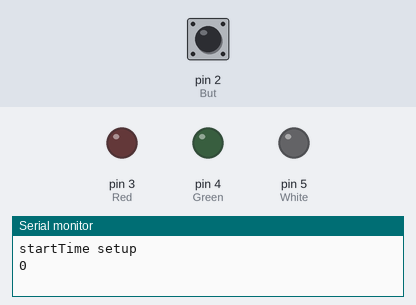
Simulated run of this sketch. Board: Arduino Uno, built with avr-gcc and run on an emulated ATmega328P. Shown: output pins drawn as LEDs (lit = HIGH), the last lines printed to the serial monitor. Dashed ring = blinking. The test bench sets the inputs (shaded band); at power-on: pin 2 (But) LOW.

Above: at 1.2 s.
1.3 s: pin 2 (But) pulled HIGH for 0.15 s
At 2.5 s:
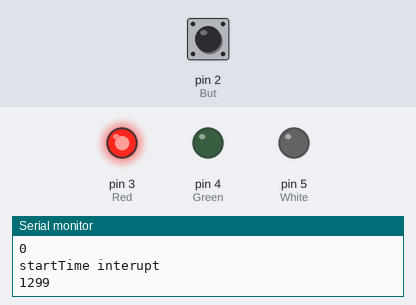
At 22.69 s:
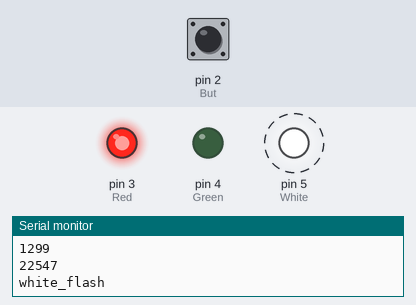
Timing chart, 0 to 24.3 s (numbered marks = the images above; inputs shaded):
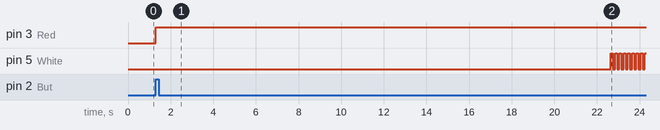

Measured:
- after the input at 1.3 s, pin 3 (Red): LOW → HIGH at once; pin 5 (White): alternates HIGH for 0.10 s and LOW for 0.10 s, starting after 21.3 s

The sketch:

YoussefMohammed_HermionePotions.ino
```cpp
#include "Timer.h"
const int But=2;          //button pin attach to interupt pin
const int Red = 3;         //red led pin
const int Green = 4;      //green led pin
const int White = 5;      //white led pin
const int potionTimeInMin=15;   //time of the potion
unsigned long startTime=0;      //time you press the button
volatile bool start = true;     //check if the button is already pushed

int8_t green_flash_id;           //id of the function that flashes the green led
int8_t white_flash_id;           //id of the function that flashes the white led
int8_t red_id;                   //id of the function that turns the red led on for 15 min
int8_t green_id;                 //id of the function that starts the flashing of the green led
int8_t white1_id;                //id of the function that starts the flashing of the white led every 5 min
int8_t white2_id;                //id of the function that starts the flashing of the white led every 8 min


const unsigned long heat = 15*60*1000;  //time the heat should be on
const unsigned long mix = 2*60*1000;    //peroid of mixing
const unsigned long add1 = 5*60*1000;   //peroid of adding first element
const unsigned long add2 = 8*60*1000;   //peroid of adding second element
Timer timer;

void green_flash(){ //flashes the green led for 5 seconds
green_flash_id=timer.oscillate(Green,100,LOW,5);
Serial.println(millis());
Serial.println("green_flash");
}
void white_flash(){ //flashes the white led for 5 seconds
white_flash_id = timer.oscillate(White,100,LOW,10);
Serial.println(millis());
Serial.println("white_flash");
}

void startPotion(){// interupt function starts at pressing the button
  if(start){
    startTime=millis();
    Serial.println("startTime interupt");
    Serial.println(startTime);
    detachInterrupt(But);
    start=false;
    red_id = timer.oscillate(Red,heat,HIGH);
    green_id = timer.every(mix,green_flash);
    white1_id = timer.every(add1,white_flash);
    white2_id = timer.every(add2,white_flash);
  }

}


void setup(void)
{
    Serial.begin(9600);
    Serial.println("startTime setup");
    Serial.println(startTime);
    pinMode(Red, OUTPUT);
    pinMode(White, OUTPUT);
    pinMode(Green, OUTPUT);
    pinMode(But,INPUT);//digitalWrite(But,LOW);
   attachInterrupt(digitalPinToInterrupt(But), startPotion, HIGH);
}

void loop(void)
{
    timer.update();
    if(millis()-startTime>potionTimeInMin*60*1000){//stoping all timers after potion time
    //could be handeled more decently by adding each timer to a list then stopping them with loop but tic toc
    timer.stop(green_flash_id);
    timer.stop(white_flash_id);
    timer.stop( red_id);
    timer.stop( green_id);
    timer.stop( white1_id);
    timer.stop( white2_id);
    }
}
```

Event.cpp
```cpp
// (licence header left out)
/*  * * * * * * * * * * * * * * * * * * * * * * * * * * *
 Code by Simon Monk
 http://www.simonmonk.org
* * * * * * * * * * * * * * * * * * * * * * * * * * * * */

// For Arduino 1.0 and earlier
#if defined(ARDUINO) && ARDUINO >= 100
#include "Arduino.h"
#else
#include "WProgram.h"
#endif

#include "Event.h"

Event::Event(void)
{
	eventType = EVENT_NONE;
}

void Event::update(void)
{
    unsigned long now = millis();
    update(now);
}

void Event::update(unsigned long now)
{
	if (now - lastEventTime >= period)
	{
		switch (eventType)
		{
			case EVENT_EVERY:
				(*callback)();
				break;

			case EVENT_OSCILLATE:
				pinState = ! pinState;
				digitalWrite(pin, pinState);
				break;
		}
		lastEventTime = now;
		count++;
	}
	if (repeatCount > -1 && count >= repeatCount)
	{
		eventType = EVENT_NONE;
	}
}
```

Event.h
```cpp
// (licence header left out)
/*  * * * * * * * * * * * * * * * * * * * * * * * * * * *
 Code by Simon Monk
 http://www.simonmonk.org
* * * * * * * * * * * * * * * * * * * * * * * * * * * * */

#ifndef Event_h
#define Event_h

#include <inttypes.h>

#define EVENT_NONE 0
#define EVENT_EVERY 1
#define EVENT_OSCILLATE 2

class Event
{

public:
  Event(void);
  void update(void);
  void update(unsigned long now);
  int8_t eventType;
  unsigned long period;
  int repeatCount;
  uint8_t pin;
  uint8_t pinState;
  void (*callback)(void);
  unsigned long lastEventTime;
  int count;
};

#endif
```

Timer.cpp
```cpp
// (licence header left out)
/*  * * * * * * * * * * * * * * * * * * * * * * * * * * *
 Code by Simon Monk
 http://www.simonmonk.org
* * * * * * * * * * * * * * * * * * * * * * * * * * * * */

// For Arduino 1.0 and earlier
#if defined(ARDUINO) && ARDUINO >= 100
#include "Arduino.h"
#else
#include "WProgram.h"
#endif

#include "Timer.h"

Timer::Timer(void)
{
}

int8_t Timer::every(unsigned long period, void (*callback)(), int repeatCount)
{
	int8_t i = findFreeEventIndex();
	if (i == -1) return -1;

	_events[i].eventType = EVENT_EVERY;
	_events[i].period = period;
	_events[i].repeatCount = repeatCount;
	_events[i].callback = callback;
	_events[i].lastEventTime = millis();
	_events[i].count = 0;
	return i;
}

int8_t Timer::every(unsigned long period, void (*callback)())
{
	return every(period, callback, -1); // - means forever
}

int8_t Timer::after(unsigned long period, void (*callback)())
{
	return every(period, callback, 1);
}

int8_t Timer::oscillate(uint8_t pin, unsigned long period, uint8_t startingValue, int repeatCount)
{
	int8_t i = findFreeEventIndex();
	if (i == NO_TIMER_AVAILABLE) return NO_TIMER_AVAILABLE;

	_events[i].eventType = EVENT_OSCILLATE;
	_events[i].pin = pin;
	_events[i].period = period;
	_events[i].pinState = startingValue;
	digitalWrite(pin, startingValue);
	_events[i].repeatCount = repeatCount * 2; // full cycles not transitions
	_events[i].lastEventTime = millis();
	_events[i].count = 0;
	return i;
}

int8_t Timer::oscillate(uint8_t pin, unsigned long period, uint8_t startingValue)
{
	return oscillate(pin, period, startingValue, -1); // forever
}

/**
 * This method will generate a pulse of !startingValue, occuring period after the
 * call of this method and lasting for period. The Pin will be left in !startingValue.
 */
int8_t Timer::pulse(uint8_t pin, unsigned long period, uint8_t startingValue)
{
	return oscillate(pin, period, startingValue, 1); // once
}

/**
 * This method will generate a pulse of startingValue, starting immediately and of
 * length period. The pin will be left in the !startingValue state
 */
int8_t Timer::pulseImmediate(uint8_t pin, unsigned long period, uint8_t pulseValue)
{
	int8_t id(oscillate(pin, period, pulseValue, 1));
	// now fix the repeat count
	if (id >= 0 && id < MAX_NUMBER_OF_EVENTS) {
		_events[id].repeatCount = 1;
	}
	return id;
}


void Timer::stop(int8_t id)
{
	if (id >= 0 && id < MAX_NUMBER_OF_EVENTS) {
		_events[id].eventType = EVENT_NONE;
	}
}

void Timer::update(void)
{
	unsigned long now = millis();
	update(now);
}

void Timer::update(unsigned long now)
{
	for (int8_t i = 0; i < MAX_NUMBER_OF_EVENTS; i++)
	{
		if (_events[i].eventType != EVENT_NONE)
		{
			_events[i].update(now);
		}
	}
}
int8_t Timer::findFreeEventIndex(void)
{
	for (int8_t i = 0; i < MAX_NUMBER_OF_EVENTS; i++)
	{
		if (_events[i].eventType == EVENT_NONE)
		{
			return i;
		}
	}
	return NO_TIMER_AVAILABLE;
}
```

Timer.h
```cpp
// (licence header left out)
/*  * * * * * * * * * * * * * * * * * * * * * * * * * * *
 Code by Simon Monk
 http://www.simonmonk.org
* * * * * * * * * * * * * * * * * * * * * * * * * * * * */

#ifndef Timer_h
#define Timer_h

#include <inttypes.h>
#include "Event.h"

#define MAX_NUMBER_OF_EVENTS (10)

#define TIMER_NOT_AN_EVENT (-2)
#define NO_TIMER_AVAILABLE (-1)

class Timer
{

public:
  Timer(void);

  int8_t every(unsigned long period, void (*callback)(void));
  int8_t every(unsigned long period, void (*callback)(void), int repeatCount);
  int8_t after(unsigned long duration, void (*callback)(void));
  int8_t oscillate(uint8_t pin, unsigned long period, uint8_t startingValue);
  int8_t oscillate(uint8_t pin, unsigned long period, uint8_t startingValue, int repeatCount);

  /**
   * This method will generate a pulse of !startingValue, occuring period after the
   * call of this method and lasting for period. The Pin will be left in !startingValue.
   */
  int8_t pulse(uint8_t pin, unsigned long period, uint8_t startingValue);

  /**
   * This method will generate a pulse of pulseValue, starting immediately and of
   * length period. The pin will be left in the !pulseValue state
   */
  int8_t pulseImmediate(uint8_t pin, unsigned long period, uint8_t pulseValue);
  void stop(int8_t id);
  void update(void);
  void update(unsigned long now);

protected:
  Event _events[MAX_NUMBER_OF_EVENTS];
  int8_t findFreeEventIndex(void);

};

#endif
```
